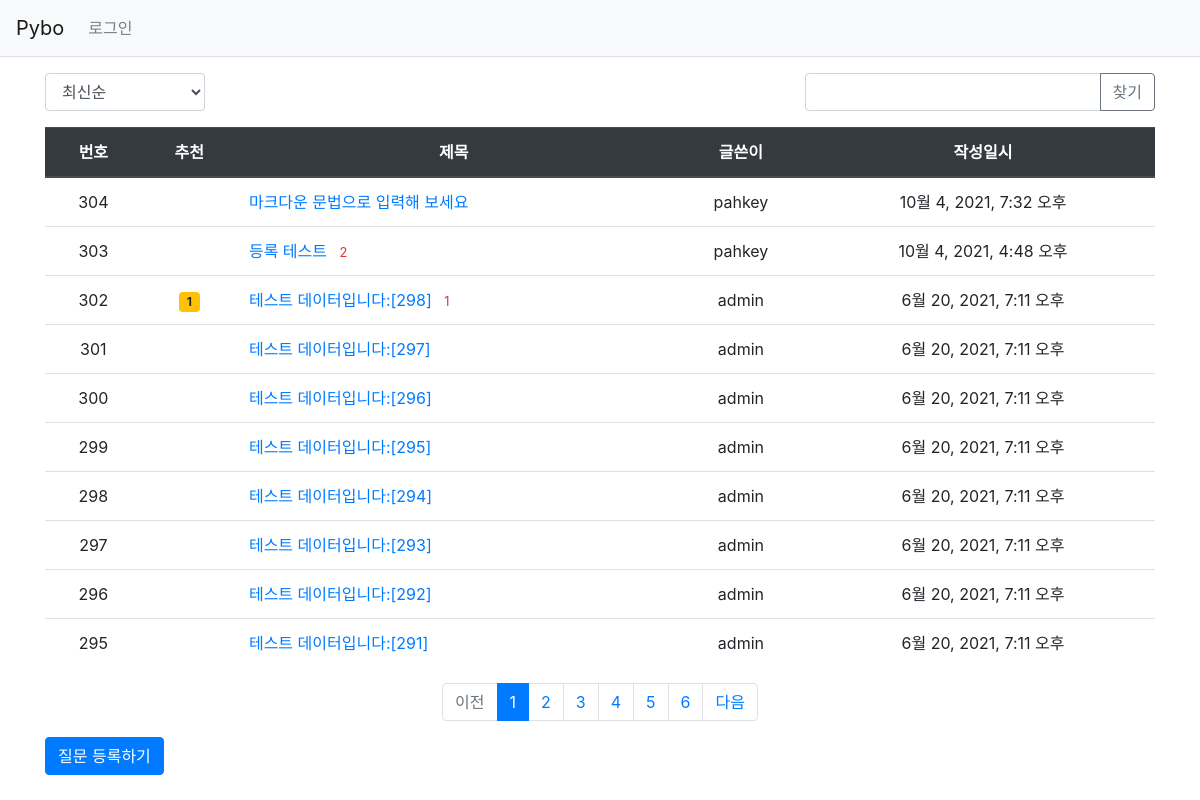
Screenshot of /pybo/ with the database file from the repository.
### pybo/models.py (models this page shows, shortened)
class Question(models.Model):
    author = models.ForeignKey(User, on_delete=models.CASCADE, related_name='author_question')
    subject = models.CharField(max_length=200)
    content = models.TextField()
    create_date = models.DateTimeField(null=True, blank=True)
    modify_date = models.DateTimeField(null=True, blank=True)
    voter = models.ManyToManyField(User, related_name='voter_question')    # voter 추가

### pybo/views/base_views.py (the view, shortened to what this page needs)
# urls.py: path('', base_views.index, name='index'),    # / 페이지에 해당하는 urlpatterns
def index(request):
    page = request.GET.get('page', '1')     # 페이지
    kw = request.GET.get('kw', '')          # 검색어
    so = request.GET.get('so', 'recent')    # 정렬 기준
    if so == 'recommend':
        question_list = Question.objects.annotate(num_voter=Count('voter')).order_by('-num_voter', '-create_date')
    elif so == 'popular':
        question_list = Question.objects.annotate(num_answer=Count('answer')).order_by('-num_answer', '-create_date')
    else:   #recent
        question_list = Question.objects.order_by('-create_date')
    paginator = Paginator(question_list, 10)  # 페이지당 10개씩 보여 주기
    page_obj = paginator.get_page(page)
    context = {'question_list': page_obj, 'page': page, 'kw': kw, 'so': so}  # page와 kw가 추가됨
    return render(request, 'pybo/question_list.html', context)

### pybo/templatetags/pybo_filter.py (called while the page is built)
@register.filter
def sub(value, arg):
    return value - arg

### templates/pybo/question_list.html (shortened to what this page needs)
{% extends 'base.html' %}
{% load pybo_filter %}
{% block content %}
<div class="container my-3">
    <div class="row justify-content-between my-3">
        <div class="col-2">
            <select class="form-control so">
                <option value="recent" {% if so == 'recent' %}selected{% endif %}>최신순</option>
            </select>
        </div>
        <div class="col-4 input-group">
            <input type="text" class="form-control kw" value="{{ kw|default_if_none:'' }}">
            <div class="input-group-append">
                <button class="btn btn-outline-secondary" type="button" id="btn_search">찾기</button>
            </div>
        </div>
    </div>
    <table class="table">
        <thead>
        <tr class="text-center thead-dark">
            <th>번호</th>
            <th>추천</th>
            <th sytle="width:50%">제목</th>
            <th>글쓴이</th>
            <th>작성일시</th>
        </tr>
        </thead>
        <tbody>
        {% if question_list %}
        {% for question in question_list %}
        <tr class="text-center">
            <td>{{ question_list.paginator.count|sub:question_list.start_index|sub:forloop.counter0|add:1 }}</td>
            <td>
                {% if question.voter.all.count > 0 %}
                <span class="badge badge-warning px-2 py-1">
                    {{ question.voter.all.count }}
                </span>
                {% endif %}
            </td>
            <td class="text-left">
                <a href="{% url 'pybo:detail' question.id %}">
                    {{ question.subject }}
                    {% if question.answer_set.count > 0 %}
                    <span class="text-danger small ml-2">
                        {{ question.answer_set.count }}
                    </span>
                    {% endif %}
                </a>
            </td>
            <td>{{ question.author.username }}</td>
            <td>{{ question.create_date }}</td>
        </tr>
        {% endfor %}
        {% else %}
        <tr>
            <td colspan="3">질문이 없습니다.</td>
        </tr>
        {% endif %}
        </tbody>
    </table>
    <ul class="pagination justify-content-center">
        {% if question_list.has_previous %}
        <li class="page-item">
            <a class="page-link" data-page="{{ question_list.previous_page_number }}" href="#">이전</a>
        </li>
        {% else %}
        <li class="page-item disabled">
            <a class="page-link" tabindex="-1" aria-disabled="true" href="%">이전</a>
        </li>
        {% endif %}
        {% for page_number in question_list.paginator.page_range %}
        {% if page_number >= question_list.number|add:-5 and page_number <= question_list.number|add:5 %}
            {% if page_number == question_list.number %}
            <li class="page-item active" aria-current="page">
                <a class="page-link" data-page="{{ page_number }}" href="#">
                    {{ page_number }}
                </a>
            </li>
            {% else %}
            <li class="page-item">
                <a class="page-link" data-page="{{ page_number }}" href="#">{{ page_number }}</a>
            </li>
            {% endif %}
        {% endif %}
        {% endfor %}
        {% if question_list.has_next %}
        <li class="page-item">
            <a class="page-link" data-page="{{ question_list.next_page_number }}" href="#">
                다음
            </a>
        </li>
        {% else %}
        <li class="page-item disabled">
            <a class="page-link" tabindex="-1" aria-disabled="true" href="#">
                다음
            </a>
        </li>
        {% endif %}
    </ul>
    <a href="{% url 'pybo:question_create' %}" class="btn btn-primary">
        질문 등록하기
    </a>
</div>
{% endblock %}

### templates/base.html (shortened to what this page needs)
{% load static %}
<!DOCTYPE html>
<html lang="ko">
<head>
    <link rel="stylesheet" type="text/css" href="{% static 'bootstrap.min.css' %}">
    <link rel="stylesheet" type="text/css" href="{% static 'style.css' %}">
</head>
<body>
{% include "navbar.html" %}
{% block content %}
{% endblock %}
</body>
</html>

### templates/navbar.html (shortened to what this page needs)
<nav class="navbar navbar-expand-lg navbar-light bg-light border-bottom">
  <a class="navbar-brand" href="{% url 'pybo:index' %}">Pybo</a>
  <div class="collapse navbar-collapse flex-grow-0" id="navbarNav">
    <ul class="navbar-nav">
      <li class="nav-item">
        {% if user.is_authenticated %}
        <a class="nav-link" href="{% url 'common:logout' %}">
          {{ user.username }} (로그아웃)
        </a>
        {% else %}
        <a class="nav-link" href="{% url 'common:login' %}">로그인</a>
        {% endif %}
      </li>
    </ul>
  </div>
</nav>

### rows the page displays
Question: paginator.count|sub "304", subject "마크다운 문법으로 입력해 보세요", author.username "pahkey", create_date "10월 4, 2021, 7:32 오후"
Question: paginator.count|sub "303", subject "등록 테스트", answer_set.count "2", author.username "pahkey", create_date "10월 4, 2021, 4:48 오후"
Question: paginator.count|sub "302", voter.all.count "1", subject "테스트 데이터입니다:[298]", answer_set.count "1", author.username "admin", create_date "6월 20, 2021, 7:11 오후"
Question: paginator.count|sub "301", subject "테스트 데이터입니다:[297]", author.username "admin", create_date "6월 20, 2021, 7:11 오후"
Question: paginator.count|sub "300", subject "테스트 데이터입니다:[296]", author.username "admin", create_date "6월 20, 2021, 7:11 오후"
Question: paginator.count|sub "299", subject "테스트 데이터입니다:[295]", author.username "admin", create_date "6월 20, 2021, 7:11 오후"
Question: paginator.count|sub "298", subject "테스트 데이터입니다:[294]", author.username "admin", create_date "6월 20, 2021, 7:11 오후"
Question: paginator.count|sub "297", subject "테스트 데이터입니다:[293]", author.username "admin", create_date "6월 20, 2021, 7:11 오후"
Question: paginator.count|sub "296", subject "테스트 데이터입니다:[292]", author.username "admin", create_date "6월 20, 2021, 7:11 오후"
Question: paginator.count|sub "295", subject "테스트 데이터입니다:[291]", author.username "admin", create_date "6월 20, 2021, 7:11 오후"

### other values shown
{{ page_number }} "1"
{{ page_number }} "2" "3" "4" "5" "6"
